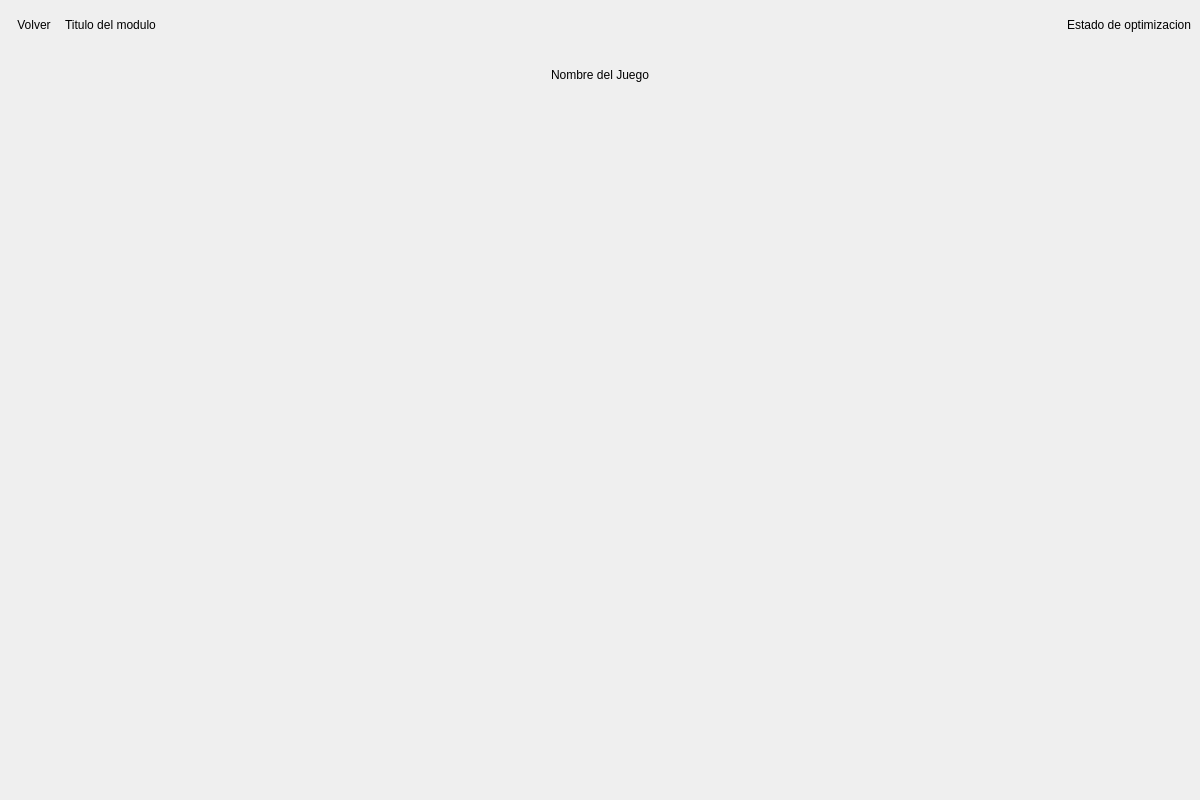
<?xml version="1.0" encoding="UTF-8"?>
<ui version="4.0">
 <class>roms</class>
 <widget class="QWidget" name="roms">
  <property name="geometry">
   <rect>
    <x>0</x>
    <y>0</y>
    <width>1200</width>
    <height>800</height>
   </rect>
  </property>
  <property name="windowTitle">
   <string>Form</string>
  </property>
  <property name="styleSheet">
   <string notr="true">border: none;</string>
  </property>
  <layout class="QVBoxLayout" name="verticalLayout">
   <property name="spacing">
    <number>0</number>
   </property>
   <property name="leftMargin">
    <number>0</number>
   </property>
   <property name="topMargin">
    <number>0</number>
   </property>
   <property name="rightMargin">
    <number>0</number>
   </property>
   <property name="bottomMargin">
    <number>0</number>
   </property>
   <item>
    <widget class="QFrame" name="header">
     <property name="sizePolicy">
      <sizepolicy hsizetype="Preferred" vsizetype="Fixed">
       <horstretch>0</horstretch>
       <verstretch>0</verstretch>
      </sizepolicy>
     </property>
     <property name="minimumSize">
      <size>
       <width>0</width>
       <height>100</height>
      </size>
     </property>
     <property name="styleSheet">
      <string notr="true">border: none;</string>
     </property>
     <property name="frameShape">
      <enum>QFrame::StyledPanel</enum>
     </property>
     <property name="frameShadow">
      <enum>QFrame::Raised</enum>
     </property>
     <layout class="QVBoxLayout" name="verticalLayout_2">
      <property name="spacing">
       <number>0</number>
      </property>
      <property name="leftMargin">
       <number>0</number>
      </property>
      <property name="topMargin">
       <number>0</number>
      </property>
      <property name="rightMargin">
       <number>0</number>
      </property>
      <property name="bottomMargin">
       <number>0</number>
      </property>
      <item>
       <widget class="QFrame" name="topbar">
        <property name="frameShape">
         <enum>QFrame::StyledPanel</enum>
        </property>
        <property name="frameShadow">
         <enum>QFrame::Raised</enum>
        </property>
        <layout class="QHBoxLayout" name="horizontalLayout_2">
         <item>
          <widget class="ButtonIcon" name="button_back">
           <property name="sizePolicy">
            <sizepolicy hsizetype="Fixed" vsizetype="Preferred">
             <horstretch>0</horstretch>
             <verstretch>0</verstretch>
            </sizepolicy>
           </property>
           <property name="minimumSize">
            <size>
             <width>50</width>
             <height>0</height>
            </size>
           </property>
           <property name="maximumSize">
            <size>
             <width>50</width>
             <height>16777215</height>
            </size>
           </property>
           <property name="text">
            <string>Volver</string>
           </property>
          </widget>
         </item>
         <item>
          <widget class="QLabel" name="label_module">
           <property name="text">
            <string>Titulo del modulo</string>
           </property>
           <property name="alignment">
            <set>Qt::AlignLeading|Qt::AlignLeft|Qt::AlignVCenter</set>
           </property>
          </widget>
         </item>
         <item>
          <widget class="QLabel" name="label_optimize">
           <property name="text">
            <string>Estado de optimizacion</string>
           </property>
           <property name="alignment">
            <set>Qt::AlignRight|Qt::AlignTrailing|Qt::AlignVCenter</set>
           </property>
          </widget>
         </item>
        </layout>
       </widget>
      </item>
      <item>
       <widget class="QFrame" name="topbar_name_game">
        <property name="frameShape">
         <enum>QFrame::StyledPanel</enum>
        </property>
        <property name="frameShadow">
         <enum>QFrame::Raised</enum>
        </property>
        <layout class="QHBoxLayout" name="horizontalLayout">
         <item>
          <widget class="QLabel" name="label_name_game">
           <property name="text">
            <string>Nombre del Juego</string>
           </property>
           <property name="alignment">
            <set>Qt::AlignCenter</set>
           </property>
          </widget>
         </item>
        </layout>
       </widget>
      </item>
     </layout>
    </widget>
   </item>
   <item>
    <widget class="QFrame" name="content_games">
     <property name="styleSheet">
      <string notr="true">border: none;</string>
     </property>
     <property name="frameShape">
      <enum>QFrame::StyledPanel</enum>
     </property>
     <property name="frameShadow">
      <enum>QFrame::Raised</enum>
     </property>
     <layout class="QHBoxLayout" name="horizontalLayout_3">
      <property name="spacing">
       <number>0</number>
      </property>
      <property name="leftMargin">
       <number>0</number>
      </property>
      <property name="topMargin">
       <number>0</number>
      </property>
      <property name="rightMargin">
       <number>0</number>
      </property>
      <property name="bottomMargin">
       <number>0</number>
      </property>
      <item>
       <widget class="QScrollArea" name="scroll_area_contents">
        <property name="widgetResizable">
         <bool>true</bool>
        </property>
        <widget class="QWidget" name="content">
         <property name="geometry">
          <rect>
           <x>0</x>
           <y>0</y>
           <width>1200</width>
           <height>700</height>
          </rect>
         </property>
        </widget>
       </widget>
      </item>
     </layout>
    </widget>
   </item>
  </layout>
 </widget>
 <customwidgets>
  <customwidget>
   <class>ButtonIcon</class>
   <extends>QPushButton</extends>
   <header location="global">src.ui.components.buttons.button_icon</header>
  </customwidget>
 </customwidgets>
 <resources>
  <include location="../../assets/resources.qrc"/>
 </resources>
 <connections/>
</ui>
